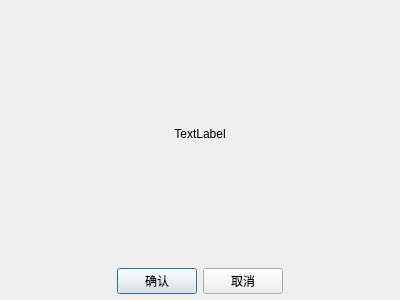
<?xml version="1.0" encoding="UTF-8"?>
<ui version="4.0">
 <class>DlgPrompt</class>
 <widget class="QDialog" name="DlgPrompt">
  <property name="geometry">
   <rect>
    <x>0</x>
    <y>0</y>
    <width>400</width>
    <height>300</height>
   </rect>
  </property>
  <property name="windowTitle">
   <string>Dialog</string>
  </property>
  <layout class="QHBoxLayout" name="horizontalLayout">
   <property name="leftMargin">
    <number>0</number>
   </property>
   <property name="topMargin">
    <number>6</number>
   </property>
   <property name="rightMargin">
    <number>0</number>
   </property>
   <property name="bottomMargin">
    <number>6</number>
   </property>
   <item>
    <layout class="QVBoxLayout" name="verticalLayout" stretch="5,1">
     <item>
      <widget class="QLabel" name="label">
       <property name="text">
        <string>TextLabel</string>
       </property>
       <property name="alignment">
        <set>Qt::AlignCenter</set>
       </property>
      </widget>
     </item>
     <item>
      <layout class="QHBoxLayout" name="horizontalLayout_2">
       <item>
        <spacer name="horizontalSpacer">
         <property name="orientation">
          <enum>Qt::Horizontal</enum>
         </property>
         <property name="sizeHint" stdset="0">
          <size>
           <width>40</width>
           <height>20</height>
          </size>
         </property>
        </spacer>
       </item>
       <item>
        <widget class="QPushButton" name="ok_Btn">
         <property name="text">
          <string>确认</string>
         </property>
        </widget>
       </item>
       <item>
        <widget class="QPushButton" name="cancel_Btn">
         <property name="text">
          <string>取消</string>
         </property>
        </widget>
       </item>
       <item>
        <spacer name="horizontalSpacer_2">
         <property name="orientation">
          <enum>Qt::Horizontal</enum>
         </property>
         <property name="sizeHint" stdset="0">
          <size>
           <width>40</width>
           <height>20</height>
          </size>
         </property>
        </spacer>
       </item>
      </layout>
     </item>
    </layout>
   </item>
  </layout>
 </widget>
 <resources/>
 <connections/>
</ui>
